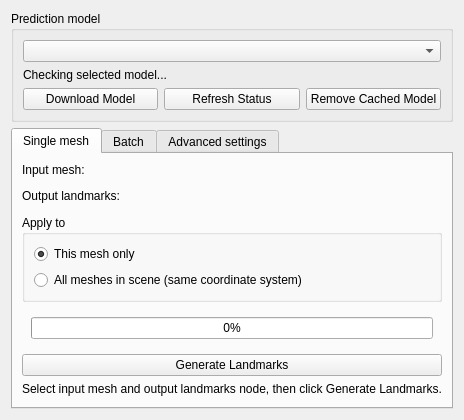
<?xml version="1.0" encoding="UTF-8"?>
<ui version="4.0">
 <class>AutomatedLandmarking</class>
 <widget class="qMRMLWidget" name="AutomatedLandmarking">
  <property name="geometry">
   <rect>
    <x>0</x>
    <y>0</y>
    <width>415</width>
    <height>393</height>
   </rect>
  </property>
  <layout class="QVBoxLayout" name="verticalLayout">
   <item>
    <widget class="QGroupBox" name="sharedModelGroupBox">
     <property name="title">
      <string>Prediction model</string>
     </property>
     <layout class="QVBoxLayout" name="sharedModelLayout">
      <item>
       <widget class="QComboBox" name="modelSelector">
        <property name="toolTip">
         <string>Select the landmark model used by both Single and Batch prediction.</string>
        </property>
       </widget>
      </item>
      <item>
       <widget class="QLabel" name="modelStatusLabel">
        <property name="text">
         <string>Checking selected model...</string>
        </property>
        <property name="wordWrap">
         <bool>true</bool>
        </property>
       </widget>
      </item>
      <item>
       <layout class="QHBoxLayout" name="sharedModelActionsLayout">
        <item>
         <widget class="QPushButton" name="downloadSelectedModelButton">
          <property name="text">
           <string>Download Model</string>
          </property>
         </widget>
        </item>
        <item>
         <widget class="QPushButton" name="refreshModelStatusButton">
          <property name="text">
           <string>Refresh Status</string>
          </property>
         </widget>
        </item>
        <item>
         <widget class="QPushButton" name="removeCachedModelButton">
          <property name="text">
           <string>Remove Cached Model</string>
          </property>
         </widget>
        </item>
       </layout>
      </item>
     </layout>
    </widget>
   </item>
   <item>
    <widget class="QTabWidget" name="mainTabWidget">
     <property name="currentIndex">
      <number>0</number>
     </property>
     <widget class="QWidget" name="singleTab">
      <attribute name="title">
       <string>Single mesh</string>
      </attribute>
      <layout class="QVBoxLayout" name="singleTabLayout">
       <item>
        <widget class="QLabel" name="inputModelLabel">
         <property name="text">
          <string>Input mesh:</string>
         </property>
        </widget>
       </item>
       <item>
        <widget class="qMRMLNodeComboBox" name="inputModelSelector">
         <property name="nodeTypes">
          <stringlist notr="true">
           <string>vtkMRMLModelNode</string>
          </stringlist>
         </property>
         <property name="noneEnabled">
          <bool>true</bool>
         </property>
         <property name="addEnabled">
          <bool>true</bool>
         </property>
         <property name="removeEnabled">
          <bool>true</bool>
         </property>
        </widget>
       </item>
       <item>
        <widget class="QLabel" name="outputFiducialLabel">
         <property name="text">
          <string>Output landmarks:</string>
         </property>
        </widget>
       </item>
       <item>
        <widget class="qMRMLNodeComboBox" name="outputFiducialSelector">
         <property name="nodeTypes">
          <stringlist notr="true">
           <string>vtkMRMLMarkupsFiducialNode</string>
          </stringlist>
         </property>
         <property name="noneEnabled">
          <bool>true</bool>
         </property>
         <property name="addEnabled">
          <bool>true</bool>
         </property>
         <property name="removeEnabled">
          <bool>true</bool>
         </property>
        </widget>
       </item>
       <item>
        <widget class="QGroupBox" name="applyToGroupBox">
         <property name="title">
          <string>Apply to</string>
         </property>
         <layout class="QVBoxLayout" name="applyToLayout">
          <item>
           <widget class="QRadioButton" name="thisMeshOnlyRadio">
            <property name="toolTip">
             <string>Generate landmarks for the selected input mesh only.</string>
            </property>
            <property name="text">
             <string>This mesh only</string>
            </property>
            <property name="checked">
             <bool>true</bool>
            </property>
           </widget>
          </item>
          <item>
           <widget class="QRadioButton" name="allMeshesRadio">
            <property name="toolTip">
             <string>Generate landmarks for all meshes in the scene. One output fiducial per mesh.</string>
            </property>
            <property name="text">
             <string>All meshes in scene (same coordinate system)</string>
            </property>
           </widget>
          </item>
         </layout>
        </widget>
       </item>
       <item>
        <widget class="QWidget" name="progressWidget" native="true">
         <property name="visible">
          <bool>false</bool>
         </property>
         <layout class="QHBoxLayout" name="progressLayout">
          <item>
           <widget class="QProgressBar" name="progressBar">
            <property name="value">
             <number>0</number>
            </property>
            <property name="textVisible">
             <bool>true</bool>
            </property>
           </widget>
          </item>
         </layout>
        </widget>
       </item>
       <item>
        <widget class="QPushButton" name="generateLandmarksButton">
         <property name="text">
          <string>Generate Landmarks</string>
         </property>
        </widget>
       </item>
       <item>
        <widget class="QLabel" name="statusLabel">
         <property name="text">
          <string>Select input mesh and output landmarks node, then click Generate Landmarks.</string>
         </property>
        </widget>
       </item>
       <item>
        <spacer name="singleTabSpacer">
         <property name="orientation">
          <enum>Qt::Vertical</enum>
         </property>
         <property name="sizeHint" stdset="0">
          <size>
           <width>20</width>
           <height>40</height>
          </size>
         </property>
        </spacer>
       </item>
      </layout>
     </widget>
     <widget class="QWidget" name="batchTab">
      <attribute name="title">
       <string>Batch</string>
      </attribute>
      <layout class="QVBoxLayout" name="batchTabLayout">
       <item>
        <widget class="QLabel" name="batchInputDirLabel">
         <property name="toolTip">
          <string>Folder containing mesh files (.ply, .obj, .stl, .vtk, .wrl)</string>
         </property>
         <property name="text">
          <string>Input directory:</string>
         </property>
        </widget>
       </item>
       <item>
        <widget class="ctkPathLineEdit" name="batchInputDirEdit">
         <property name="toolTip">
          <string>Select folder with mesh files to process</string>
         </property>
         <property name="filters">
          <set>ctkPathLineEdit::AllEntries|ctkPathLineEdit::Dirs|ctkPathLineEdit::Drives|ctkPathLineEdit::Executable|ctkPathLineEdit::Files|ctkPathLineEdit::NoDot|ctkPathLineEdit::NoDotDot|ctkPathLineEdit::Readable</set>
         </property>
        </widget>
       </item>
       <item>
        <widget class="QLabel" name="batchOutputDirLabel">
         <property name="toolTip">
          <string>Folder where landmark files will be saved</string>
         </property>
         <property name="text">
          <string>Output directory:</string>
         </property>
        </widget>
       </item>
       <item>
        <widget class="ctkPathLineEdit" name="batchOutputDirEdit">
         <property name="toolTip">
          <string>Select folder for output landmark files</string>
         </property>
         <property name="filters">
          <set>ctkPathLineEdit::AllEntries|ctkPathLineEdit::Dirs|ctkPathLineEdit::Drives|ctkPathLineEdit::Executable|ctkPathLineEdit::Files|ctkPathLineEdit::NoDot|ctkPathLineEdit::NoDotDot|ctkPathLineEdit::Readable</set>
         </property>
        </widget>
       </item>
       <item>
        <widget class="QLabel" name="batchOutputFormatLabel">
         <property name="toolTip">
          <string>File format for saved landmarks</string>
         </property>
         <property name="text">
          <string>Output format:</string>
         </property>
        </widget>
       </item>
       <item>
        <widget class="QComboBox" name="batchOutputFormatCombo">
         <property name="toolTip">
          <string>txt: plain x y z per line; fcsv: Slicer fiducial; landmarkAscii: AmiraMesh; all: write all formats</string>
         </property>
         <item>
          <property name="text">
           <string>txt</string>
          </property>
         </item>
         <item>
          <property name="text">
           <string>fcsv</string>
          </property>
         </item>
         <item>
          <property name="text">
           <string>landmarkAscii</string>
          </property>
         </item>
         <item>
          <property name="text">
           <string>all</string>
          </property>
         </item>
        </widget>
       </item>
       <item>
        <widget class="QWidget" name="batchProgressWidget" native="true">
         <property name="visible">
          <bool>false</bool>
         </property>
         <layout class="QHBoxLayout" name="batchProgressLayout">
          <item>
           <widget class="QProgressBar" name="batchProgressBar">
            <property name="value">
             <number>0</number>
            </property>
            <property name="textVisible">
             <bool>true</bool>
            </property>
           </widget>
          </item>
         </layout>
        </widget>
       </item>
       <item>
        <widget class="QPushButton" name="runBatchButton">
         <property name="toolTip">
          <string>Process all mesh files in input directory and save landmarks to output directory</string>
         </property>
         <property name="text">
          <string>Run batch</string>
         </property>
        </widget>
       </item>
       <item>
        <widget class="QLabel" name="batchStatusLabel">
         <property name="text">
          <string>Select input and output directories, then click Run batch.</string>
         </property>
         <property name="wordWrap">
          <bool>true</bool>
         </property>
        </widget>
       </item>
       <item>
        <spacer name="batchTabSpacer">
         <property name="orientation">
          <enum>Qt::Vertical</enum>
         </property>
         <property name="sizeHint" stdset="0">
          <size>
           <width>20</width>
           <height>40</height>
          </size>
         </property>
        </spacer>
       </item>
      </layout>
     </widget>
     <widget class="QWidget" name="advancedTab">
      <attribute name="title">
       <string>Advanced settings</string>
      </attribute>
      <layout class="QVBoxLayout" name="advancedTabLayout">
       <item>
        <widget class="QGroupBox" name="pytorchGpuGroupBox">
         <property name="title">
          <string>PyTorch / GPU acceleration</string>
         </property>
         <layout class="QVBoxLayout" name="pytorchGpuLayout">
          <item>
           <widget class="QLabel" name="torchBackendStatusLabel">
            <property name="text">
             <string>PyTorch: checking...</string>
            </property>
            <property name="wordWrap">
             <bool>true</bool>
            </property>
           </widget>
          </item>
          <item>
           <widget class="QPushButton" name="installGpuTorchButton">
            <property name="toolTip">
             <string>Reinstall PyTorch from the official CUDA wheel index (large download). Requires a recent NVIDIA GPU driver. Restart 3D Slicer after installation.</string>
            </property>
            <property name="text">
             <string>Install GPU-enabled PyTorch...</string>
            </property>
           </widget>
          </item>
         </layout>
        </widget>
       </item>
       <item>
        <layout class="QFormLayout" name="advancedFormLayout">
         <item row="0" column="0">
          <widget class="QLabel" name="maxRansacLabel">
           <property name="toolTip">
            <string>Prediction rejected if ransac_error &gt;= this. Lower = stricter. Default 5.</string>
           </property>
           <property name="text">
            <string>Max Ransac Error:</string>
           </property>
          </widget>
         </item>
         <item row="0" column="1">
          <widget class="QDoubleSpinBox" name="maxRansacSpinBox">
           <property name="decimals">
            <number>1</number>
           </property>
           <property name="minimum">
            <double>0.500000000000000</double>
           </property>
           <property name="maximum">
            <double>50.000000000000000</double>
           </property>
           <property name="singleStep">
            <double>0.500000000000000</double>
           </property>
           <property name="value">
            <double>5.000000000000000</double>
           </property>
          </widget>
         </item>
         <item row="1" column="0">
          <widget class="QLabel" name="meanPredictionsLabel">
           <property name="toolTip">
            <string>Number of runs to average. More = stabler but slower. Default 1.</string>
           </property>
           <property name="text">
            <string>Mean Predictions:</string>
           </property>
          </widget>
         </item>
         <item row="1" column="1">
          <widget class="QSpinBox" name="meanPredictionsSpinBox">
           <property name="minimum">
            <number>1</number>
           </property>
           <property name="maximum">
            <number>50</number>
           </property>
           <property name="value">
            <number>1</number>
           </property>
          </widget>
         </item>
         <item row="2" column="0">
          <widget class="QLabel" name="maxTriesLabel">
           <property name="toolTip">
            <string>Retries per run when ransac exceeds threshold. Default 3.</string>
           </property>
           <property name="text">
            <string>Max Tries:</string>
           </property>
          </widget>
         </item>
         <item row="2" column="1">
          <widget class="QSpinBox" name="maxTriesSpinBox">
           <property name="minimum">
            <number>1</number>
           </property>
           <property name="maximum">
            <number>20</number>
           </property>
           <property name="value">
            <number>3</number>
           </property>
          </widget>
         </item>
        </layout>
       </item>
       <item>
        <spacer name="advancedTabSpacer">
         <property name="orientation">
          <enum>Qt::Vertical</enum>
         </property>
         <property name="sizeHint" stdset="0">
          <size>
           <width>20</width>
           <height>40</height>
          </size>
         </property>
        </spacer>
       </item>
      </layout>
     </widget>
    </widget>
   </item>
  </layout>
 </widget>
 <customwidgets>
  <customwidget>
   <class>ctkPathLineEdit</class>
   <extends>QWidget</extends>
   <header>ctkPathLineEdit.h</header>
  </customwidget>
  <customwidget>
   <class>qMRMLNodeComboBox</class>
   <extends>QWidget</extends>
   <header>qMRMLNodeComboBox.h</header>
  </customwidget>
  <customwidget>
   <class>qMRMLWidget</class>
   <extends>QWidget</extends>
   <header>qMRMLWidget.h</header>
   <container>1</container>
  </customwidget>
 </customwidgets>
 <resources/>
 <connections>
  <connection>
   <sender>AutomatedLandmarking</sender>
   <signal>mrmlSceneChanged(vtkMRMLScene*)</signal>
   <receiver>inputModelSelector</receiver>
   <slot>setMRMLScene(vtkMRMLScene*)</slot>
   <hints>
    <hint type="sourcelabel">
     <x>162</x>
     <y>155</y>
    </hint>
    <hint type="destinationlabel">
     <x>162</x>
     <y>26</y>
    </hint>
   </hints>
  </connection>
  <connection>
   <sender>AutomatedLandmarking</sender>
   <signal>mrmlSceneChanged(vtkMRMLScene*)</signal>
   <receiver>outputFiducialSelector</receiver>
   <slot>setMRMLScene(vtkMRMLScene*)</slot>
   <hints>
    <hint type="sourcelabel">
     <x>162</x>
     <y>155</y>
    </hint>
    <hint type="destinationlabel">
     <x>162</x>
     <y>26</y>
    </hint>
   </hints>
  </connection>
 </connections>
</ui>
